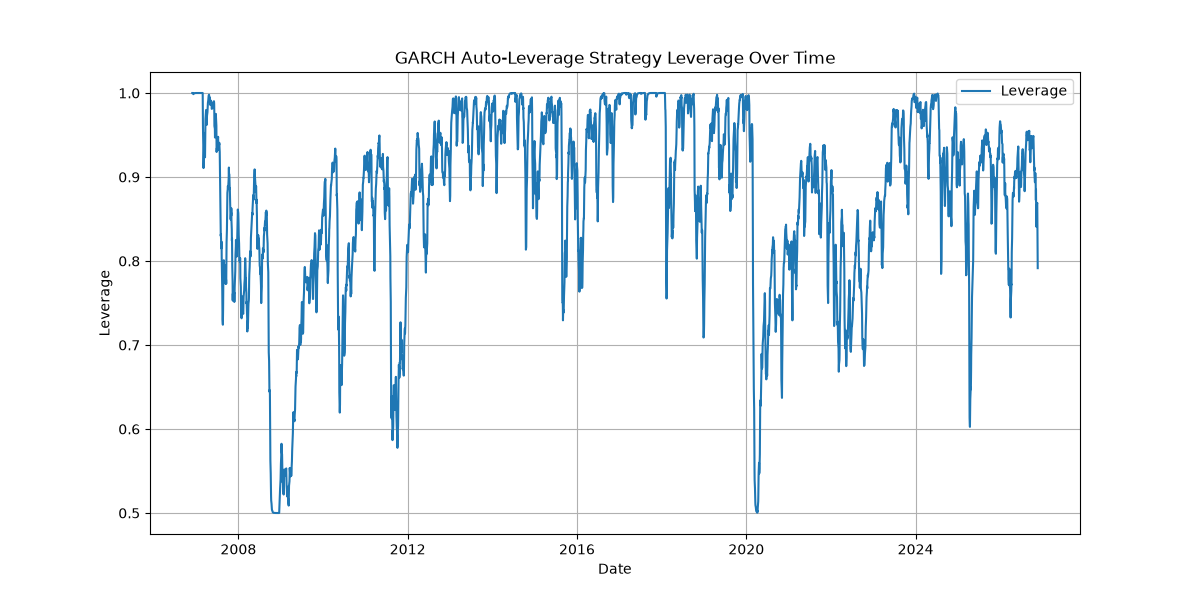

Write Python code to recreate this figure.
import numpy as np
import pandas as pd
import yfinance as yf
import matplotlib.pyplot as plt
import joblib
import json

from garch_model import (
    calculate_auto_leverage_performance,
    garch_variance_from_parameters,
    make_direct_leverage_features,
    make_direct_leverage_results,
)
MODEL_PATH = "garch_regression_model.pkl"


def get_series(data, ticker):
    close = data["Close"]

    if isinstance(close, pd.DataFrame):
        return close[ticker].dropna()

    return close.dropna()


def load_garch_inputs(
    period="20y",
):
    market = yf.download(
        "^GSPC",
        period=period,
        auto_adjust=True,
        progress=False,
    )
    vix = yf.download(
        "^VIX",
        period=period,
        auto_adjust=True,
        progress=False,
    )

    sp_close = get_series(market, "^GSPC")
    vix_close = get_series(vix, "^VIX")

    sp_returns_decimal = sp_close.pct_change().dropna()
    sp_returns_percent = sp_returns_decimal * 100

    return (
        sp_close,
        sp_returns_decimal,
        sp_returns_percent,
        vix_close,
    )


def make_model_prediction(model_artifact, garch_variance, premium, vix):
    features = make_direct_leverage_features(
        garch_variance,
        premium,
        vix,
    )
    model = model_artifact["model"]
    feature_columns = model_artifact["feature_columns"]

    prediction_values = model.predict(features[feature_columns])

    return pd.Series(
        prediction_values,
        index=features.index,
        name="predicted_future_variance",
    )


def run():
    model_artifact = joblib.load(MODEL_PATH)

    (
        sp_close,
        sp_returns_decimal,
        sp_returns_percent,
        vix_close,
    ) = load_garch_inputs()

    garch_variance = garch_variance_from_parameters(
        sp_returns_percent,
        model_artifact["garch_parameters"],
    )
    premium = (vix_close**2) / 252 - garch_variance

    predicted_leverage = make_model_prediction(
        model_artifact,
        garch_variance,
        premium,
        vix_close,
    )

    if predicted_leverage.empty:
        raise RuntimeError("예측값을 생성하지 못했습니다.")

    results = make_direct_leverage_results(
        sp_returns_decimal,
        predicted_leverage,
        min_leverage=model_artifact["min_leverage"],
        max_leverage=model_artifact["max_leverage"],
        ema_span=model_artifact["ema_span"],
    )
    performance = calculate_auto_leverage_performance(results["strategy_return"])

    print("Direct leverage model:")
    print(
        pd.Series(
            {
                "model_type": model_artifact["model_type"],
                "target_volatility": model_artifact["target_volatility"],
                "target_max_drawdown": model_artifact.get(
                    "target_max_drawdown",
                    -0.35,
                ),
                "min_leverage": model_artifact["min_leverage"],
                "max_leverage": model_artifact["max_leverage"],
                "ema_span": model_artifact["ema_span"],
            }
        ).to_string()
    )
    print("\nS&P 500 auto-leverage performance:")
    print(pd.Series(performance).to_string(float_format=lambda value: f"{value:.6f}"))
    print("\nLatest leverage:")
    print(results["leverage"].dropna().tail(1).to_string())
    print(
        "\nActive strategy period:"
        f"{results['strategy_return'].dropna().index.min().date()} "
        f"to {results['strategy_return'].dropna().index.max().date()} "
        f"({len(results['strategy_return'].dropna())} days)"
    )

    results.to_csv(
        "garch_auto_leverage_backtest.csv",
        encoding="utf-8",
    )

    latest_leverage = results["leverage"].dropna().iloc[-1]
    latest_raw_leverage = results["leverage_raw"].dropna().iloc[-1]
    latest_predicted_leverage = results["predicted_leverage"].dropna().iloc[-1]
    full_leverage_history = [
        {
            "date": date.date().isoformat(),
            "leverage": float(value),
            "raw_leverage": float(
                results["leverage_raw"].get(date, value)
            ),
            "predicted_leverage": float(
                results["predicted_leverage"].get(date, 0.0)
            ),
        }
        for date, value in results["leverage"].dropna().tail(1260).items()
    ]

    output = {
        "model": "VIX premium direct leverage",
        "data_date": predicted_leverage.dropna().index[-1].date().isoformat(),
        "predicted_leverage": float(latest_predicted_leverage),
        "target_volatility": float(model_artifact["target_volatility"]),
        "target_max_drawdown": float(model_artifact.get("target_max_drawdown", -0.35)),
        "alpha": 1.0,
        "inverse_vol_alpha": float(model_artifact.get("inverse_vol_alpha", 1.0)),
        "ema_span": int(model_artifact["ema_span"]),
        "raw_leverage": float(latest_predicted_leverage),
        "leverage": float(latest_leverage),
        "ema_leverage": float(latest_leverage),
        "performance": {key: float(value) for key, value in performance.items()},
        "active_start": results["strategy_return"]
        .dropna()
        .index.min()
        .date()
        .isoformat(),
        "active_end": results["strategy_return"]
        .dropna()
        .index.max()
        .date()
        .isoformat(),
    }

    with open(
        "leverage.json",
        "w",
        encoding="utf-8",
    ) as file:
        json.dump(
            output,
            file,
            indent=2,
            ensure_ascii=False,
        )

    with open(
        "leverage-history.json",
        "w",
        encoding="utf-8",
    ) as file:
        json.dump(
            {
                "history": full_leverage_history,
            },
            file,
            indent=2,
            ensure_ascii=False,
        )

    plt.figure(figsize=(12, 6))
    plt.plot(results["leverage"], label="Leverage")
    plt.title("GARCH Auto-Leverage Strategy Leverage Over Time")
    plt.xlabel("Date")
    plt.ylabel("Leverage")
    plt.legend()
    plt.grid()
    plt.savefig("garch_auto_leverage.png")

    # make return to equity plot
    equity = (1 + results["strategy_return"]).cumprod()

    plt.figure(figsize=(12, 6))
    plt.plot(equity, label="Equity")
    plt.title("GARCH Auto-Leverage Strategy Equity Over Time")
    plt.xlabel("Date")
    plt.ylabel("Return")
    plt.legend()
    plt.grid()
    plt.savefig("garch_auto_leverage_performance.png")

    return results, model_artifact, performance


if __name__ == "__main__":
    run()
